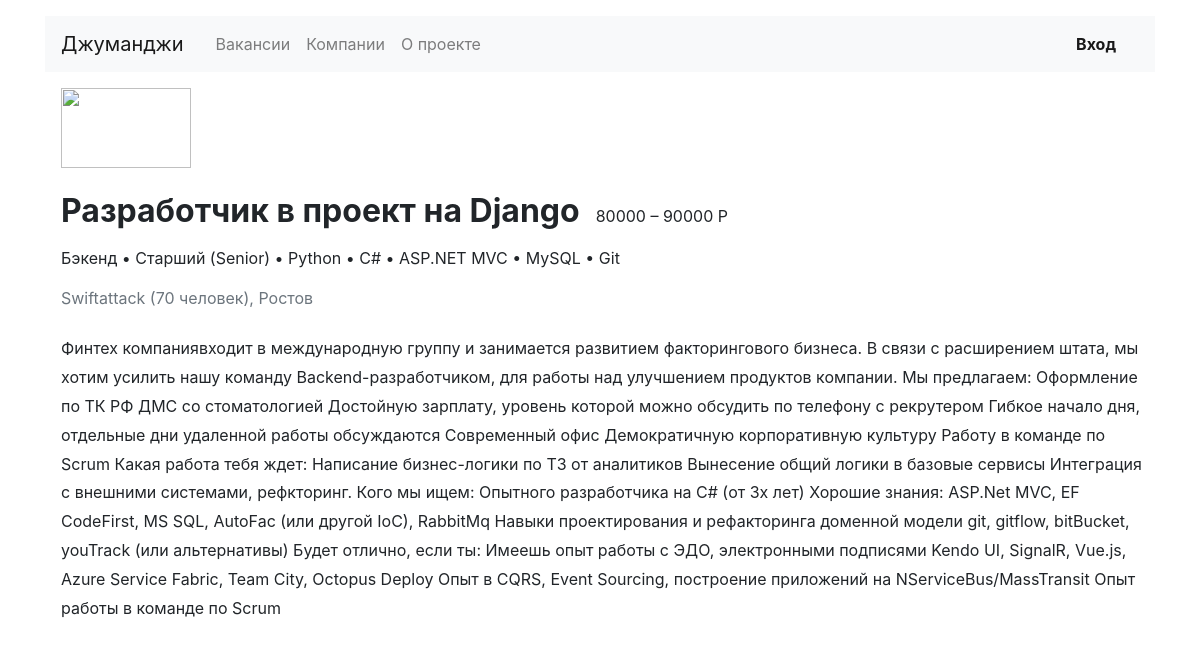
The app's page /jobs/2/ with its own data.
### vacancy/models.py (models this page shows, shortened)
class Vacancy(models.Model):
    id = models.IntegerField(primary_key=True)
    title = models.CharField(max_length=150)
    speciality = models.ForeignKey(Speciality, on_delete=models.CASCADE, related_name='vacancies')
    company = models.ForeignKey(Company, on_delete=models.CASCADE, related_name='company_vacancies')
    skills = models.TextField(blank=True, db_index=True)
    description = models.TextField(blank=True, db_index=True)
    salary_min = models.PositiveIntegerField(blank=True)
    salary_max = models.PositiveIntegerField(blank=True)
    published_at = models.DateTimeField(auto_now_add=True)

class Company(models.Model):
    id = models.IntegerField(primary_key=True)
    name = models.CharField(max_length=50)
    location = models.CharField(max_length=50)
    logo = models.CharField(max_length=50)
    description = models.TextField(blank=True, db_index=True)
    employee_count = models.IntegerField(blank=True)
    def __str__(self):
        return f'{self.name}'

### vacancy/views.py (the view)
# urls.py: path('jobs/<int:id>/', SpecialitySingleVacancy.as_view(), name='speciality_single_page'),
class SpecialitySingleVacancy(View):
    def get(self, request, id:int):
        vacancies = Vacancy.objects.get(id=id)
        employee_c = vacancies.company.employee_count
        location = vacancies.company.location
        return render(request, 'vacancy/speciality_single_vacansy.html', {'vacancies': vacancies, 'count': employee_c, 'loc': location})

### vacancy/templates/vacancy/speciality_single_vacansy.html
{% extends 'base.html' %}
{% block company %}
<section class="pl-3">
          <a href="#"><img src="https://place-hold.it/130x80" width="130" height="80" alt=""></a>
          <div class="d-flex align-items-baseline align-content-baseline">
            <h1 class="h2 mt-4 font-weight-bold">{{ vacancies.title }}</h1>
            <p class="m-0 pl-3">{{ vacancies.salary_min }} – {{ vacancies.salary_max }} Р</p>
          </div>
          <p class="mt-2">{{ vacancies.skills }}</p>
          <p class="text-muted mb-4">{{ vacancies.company }} ({{ count }} человек), {{ loc }}</p>
          <div style="line-height: 1.8;">
            <p>{{ vacancies.description }}</p>
          </div>
        </section>
{% endblock %}

### records on screen
Vacancy: title "Разработчик в проект на Django", salary_min "80000", salary_max "90000", skills "Бэкенд • Старший (Senior) • Python • C# • ASP.NET MVC • MySQL • Git", company "Swiftattack", description "Финтех компаниявходит в международную группу и занимается развитием факторингового бизнеса. В связи с расширением штата, мы хотим усилить нашу команду Backend-разработчиком, для работы над улучшением продуктов компании. Мы предлагаем: Оформление по ТК РФ ДМС со стоматологией Достойную зарплату, уровень которой можно обсудить по телефону с рекрутером Гибкое начало дня, отдельные дни удаленной работы обсуждаются Современный офис Демократичную корпоративную культуру Работу в команде по Scrum Какая работа тебя ждет: Написание бизнес-логики по ТЗ от аналитиков Вынесение общий логики в базовые сервисы Интеграция с внешними системами, рефкторинг. Кого мы ищем: Опытного разработчика на C# (от 3х…"
Company: location "Ростов"

### other values on screen
{{ count }} "70"
